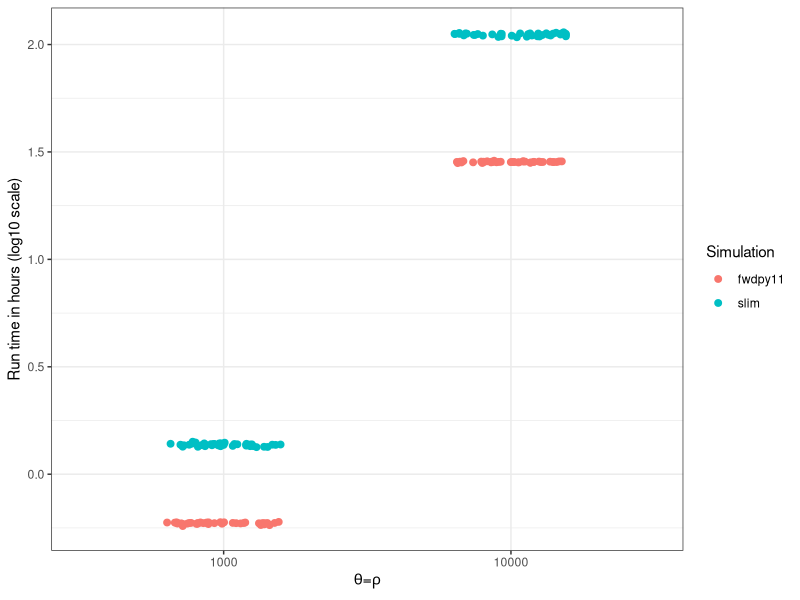

The R script that drew this image:
library(tidyverse)
library(ggplot2)

fwdpy1000=read.table("fwdpy11_results.1000.txt",header=T)
fwdpy10000=read.table("fwdpy11_results.10000.txt",header=T)
slim1000=read.table("slim.1000.txt",header=T)
slim10000=read.table("slim.10000.txt",header=T)

fwdpy1000$Simulation = rep("fwdpy11",nrow(fwdpy1000))
fwdpy10000$Simulation = rep("fwdpy11",nrow(fwdpy10000))
fwdpy1000$theta = rep(1000,nrow(fwdpy1000))
fwdpy10000$theta = rep(10000,nrow(fwdpy10000))

slim1000$Simulation = rep("slim",nrow(slim1000))
slim10000$Simulation = rep("slim",nrow(slim10000))
slim1000$theta = rep(1000,nrow(slim1000))
slim10000$theta = rep(10000,nrow(slim10000))

x = as_tibble(rbind(fwdpy1000,fwdpy10000,slim10000,slim1000))

x$time = log10(x$time/(60^2))
p = ggplot(x,aes(x=factor(theta),time)) +  
    geom_point(position = position_jitter(width = 0.2),aes(color=Simulation),size=2) + 
    xlab(expression(paste(theta,"=",rho))) + ylab("Run time in hours (log10 scale)") +
    theme_bw()

ggsave("test.png",p)
